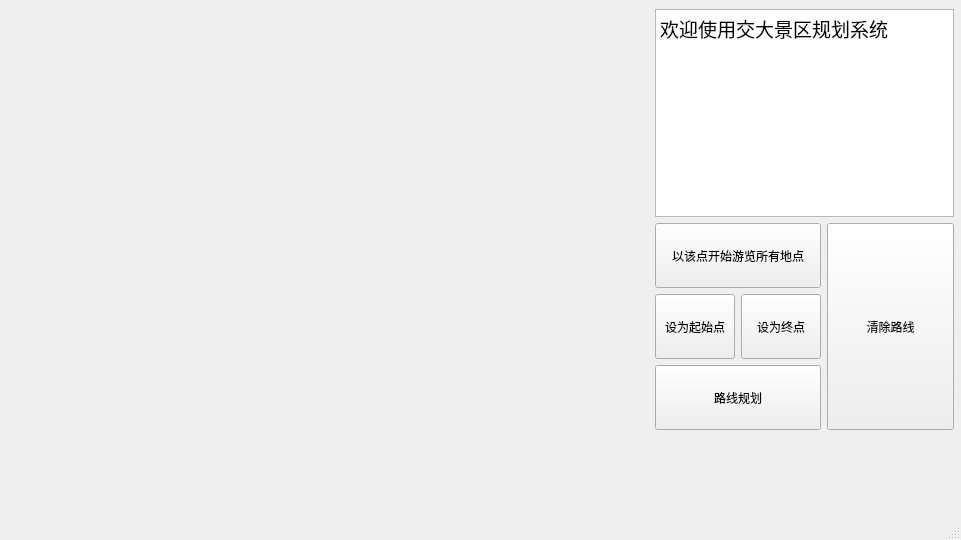
<?xml version="1.0" encoding="UTF-8"?>
<ui version="4.0">
 <class>MainWindow</class>
 <widget class="QMainWindow" name="MainWindow">
  <property name="geometry">
   <rect>
    <x>0</x>
    <y>0</y>
    <width>961</width>
    <height>540</height>
   </rect>
  </property>
  <property name="windowTitle">
   <string>交大景区规划系统</string>
  </property>
  <widget class="QWidget" name="centralwidget">
   <widget class="DrawLabel" name="label_bg">
    <property name="geometry">
     <rect>
      <x>9</x>
      <y>9</y>
      <width>600</width>
      <height>400</height>
     </rect>
    </property>
    <property name="text">
     <string/>
    </property>
    <property name="pixmap">
     <pixmap>pic/bg.jpg</pixmap>
    </property>
   </widget>
   <widget class="QWidget" name="layoutWidget">
    <property name="geometry">
     <rect>
      <x>655</x>
      <y>9</y>
      <width>299</width>
      <height>421</height>
     </rect>
    </property>
    <layout class="QVBoxLayout" name="verticalLayout_2">
     <item>
      <widget class="QTextEdit" name="textEdit">
       <property name="font">
        <font>
         <family>华文行楷</family>
         <pointsize>14</pointsize>
        </font>
       </property>
       <property name="html">
        <string>&lt;!DOCTYPE HTML PUBLIC &quot;-//W3C//DTD HTML 4.0//EN&quot; &quot;http://www.w3.org/TR/REC-html40/strict.dtd&quot;&gt;
&lt;html&gt;&lt;head&gt;&lt;meta name=&quot;qrichtext&quot; content=&quot;1&quot; /&gt;&lt;style type=&quot;text/css&quot;&gt;
p, li { white-space: pre-wrap; }
&lt;/style&gt;&lt;/head&gt;&lt;body style=&quot; font-family:'华文行楷'; font-size:14pt; font-weight:400; font-style:normal;&quot;&gt;
&lt;p style=&quot; margin-top:0px; margin-bottom:0px; margin-left:0px; margin-right:0px; -qt-block-indent:0; text-indent:0px;&quot;&gt;欢迎使用交大景区规划系统&lt;/p&gt;&lt;/body&gt;&lt;/html&gt;</string>
       </property>
      </widget>
     </item>
     <item>
      <layout class="QHBoxLayout" name="horizontalLayout_2">
       <item>
        <layout class="QVBoxLayout" name="verticalLayout">
         <item>
          <widget class="QPushButton" name="btn_travel">
           <property name="sizePolicy">
            <sizepolicy hsizetype="Expanding" vsizetype="Expanding">
             <horstretch>0</horstretch>
             <verstretch>0</verstretch>
            </sizepolicy>
           </property>
           <property name="text">
            <string>以该点开始游览所有地点</string>
           </property>
          </widget>
         </item>
         <item>
          <layout class="QHBoxLayout" name="horizontalLayout">
           <item>
            <widget class="QPushButton" name="btn_start">
             <property name="sizePolicy">
              <sizepolicy hsizetype="Expanding" vsizetype="Expanding">
               <horstretch>0</horstretch>
               <verstretch>0</verstretch>
              </sizepolicy>
             </property>
             <property name="text">
              <string>设为起始点</string>
             </property>
            </widget>
           </item>
           <item>
            <widget class="QPushButton" name="btn_end">
             <property name="sizePolicy">
              <sizepolicy hsizetype="Expanding" vsizetype="Expanding">
               <horstretch>0</horstretch>
               <verstretch>0</verstretch>
              </sizepolicy>
             </property>
             <property name="text">
              <string>设为终点</string>
             </property>
            </widget>
           </item>
          </layout>
         </item>
         <item>
          <widget class="QPushButton" name="btn_plan">
           <property name="sizePolicy">
            <sizepolicy hsizetype="Expanding" vsizetype="Expanding">
             <horstretch>0</horstretch>
             <verstretch>0</verstretch>
            </sizepolicy>
           </property>
           <property name="text">
            <string>路线规划</string>
           </property>
          </widget>
         </item>
        </layout>
       </item>
       <item>
        <widget class="QPushButton" name="btn_clean">
         <property name="sizePolicy">
          <sizepolicy hsizetype="Expanding" vsizetype="Expanding">
           <horstretch>0</horstretch>
           <verstretch>0</verstretch>
          </sizepolicy>
         </property>
         <property name="text">
          <string>清除路线</string>
         </property>
        </widget>
       </item>
      </layout>
     </item>
    </layout>
   </widget>
   <widget class="MyLabel" name="label_1">
    <property name="geometry">
     <rect>
      <x>250</x>
      <y>180</y>
      <width>21</width>
      <height>16</height>
     </rect>
    </property>
    <property name="text">
     <string/>
    </property>
   </widget>
   <widget class="MyLabel" name="label_2">
    <property name="geometry">
     <rect>
      <x>50</x>
      <y>70</y>
      <width>21</width>
      <height>16</height>
     </rect>
    </property>
    <property name="text">
     <string/>
    </property>
   </widget>
   <widget class="MyLabel" name="label_3">
    <property name="geometry">
     <rect>
      <x>130</x>
      <y>260</y>
      <width>21</width>
      <height>16</height>
     </rect>
    </property>
    <property name="text">
     <string/>
    </property>
   </widget>
   <widget class="MyLabel" name="label_4">
    <property name="geometry">
     <rect>
      <x>330</x>
      <y>350</y>
      <width>21</width>
      <height>16</height>
     </rect>
    </property>
    <property name="text">
     <string/>
    </property>
   </widget>
   <widget class="MyLabel" name="label_5">
    <property name="geometry">
     <rect>
      <x>440</x>
      <y>220</y>
      <width>21</width>
      <height>16</height>
     </rect>
    </property>
    <property name="text">
     <string/>
    </property>
   </widget>
   <widget class="MyLabel" name="label_6">
    <property name="geometry">
     <rect>
      <x>400</x>
      <y>100</y>
      <width>21</width>
      <height>16</height>
     </rect>
    </property>
    <property name="text">
     <string/>
    </property>
   </widget>
   <widget class="MyLabel" name="label_7">
    <property name="geometry">
     <rect>
      <x>240</x>
      <y>40</y>
      <width>21</width>
      <height>16</height>
     </rect>
    </property>
    <property name="text">
     <string/>
    </property>
   </widget>
  </widget>
  <widget class="QMenuBar" name="menubar">
   <property name="geometry">
    <rect>
     <x>0</x>
     <y>0</y>
     <width>961</width>
     <height>26</height>
    </rect>
   </property>
  </widget>
  <widget class="QStatusBar" name="statusbar"/>
 </widget>
 <customwidgets>
  <customwidget>
   <class>MyLabel</class>
   <extends>QLabel</extends>
   <header>mylabel.h</header>
  </customwidget>
  <customwidget>
   <class>DrawLabel</class>
   <extends>QLabel</extends>
   <header>drawlabel.h</header>
  </customwidget>
 </customwidgets>
 <resources/>
 <connections/>
</ui>
